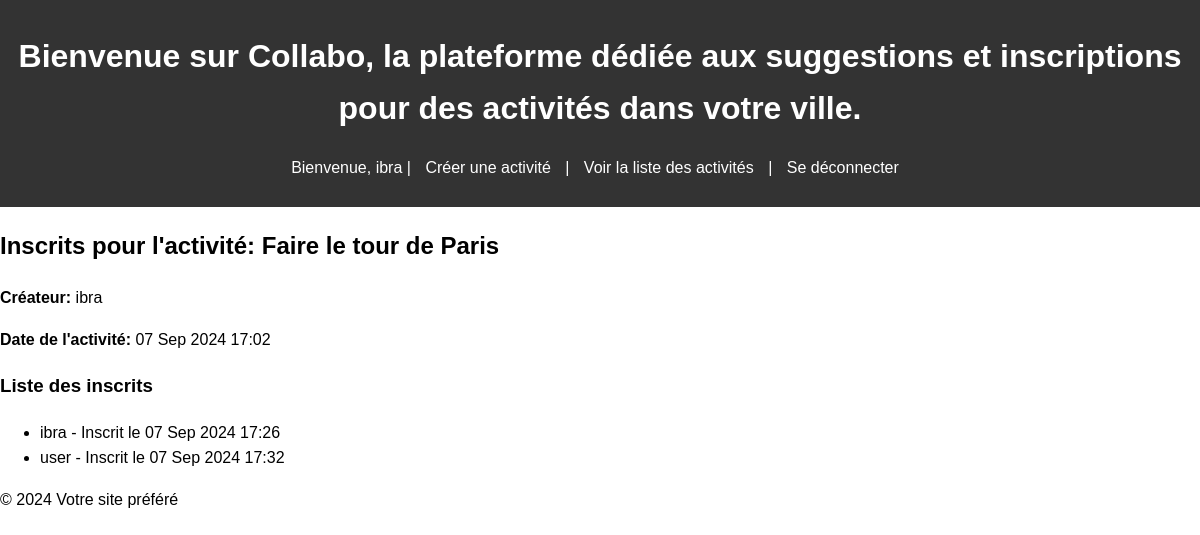
/activity/1/registrations/ (signed in), run on the app's committed database.
### public/models.py (models this page shows, shortened)
class Activite(models.Model):
    nom = models.CharField(max_length=280)
    createur = models.ForeignKey(User, on_delete=models.CASCADE)
    ville = models.ForeignKey(Ville, on_delete=models.CASCADE)
    type = models.ForeignKey(TypeActivite, on_delete=models.CASCADE)
    date = models.DateTimeField()

class Registration(models.Model):
    user = models.ForeignKey(User, on_delete=models.CASCADE)
    activity = models.ForeignKey(Activite, on_delete=models.CASCADE)
    date = models.DateTimeField(auto_now_add=True)

### public/views.py (the view)
# urls.py: path('activity/<int:activite_id>/registrations/', views.view_registrations, name='view_registrations'),
def view_registrations(request, activite_id):
    activite = get_object_or_404(Activite, id=activite_id)
    if request.user != activite.createur:
        messages.error(request, "Vous n'avez pas la permission de voir cette liste.")
        return redirect('activite_list')
    registrations = Registration.objects.filter(activity=activite)
    return render(request, 'view_registrations.html', {'activite': activite, 'registrations': registrations})

### public/templates/view_registrations.html (shortened to what this page needs)
{% extends 'base.html' %}
{% block content %}
    <h2>Inscrits pour l'activité: {{ activite.nom }}</h2>
    <p><strong>Créateur:</strong> {{ activite.createur.username }}</p>
    <p><strong>Date de l'activité:</strong> {{ activite.date|date:"d M Y H:i" }}</p>
    <h3>Liste des inscrits</h3>
    <ul>
        {% for registration in registrations %}
            <li>{{ registration.user.username }} - Inscrit le {{ registration.date|date:"d M Y H:i" }}</li>
        {% empty %}
            <li>Aucun inscrit pour cette activité.</li>
        {% endfor %}
    </ul>
{% endblock %}

### public/templates/base.html (shortened to what this page needs)
<!DOCTYPE html>
<html>
<head>
    {% load static %}
    <link rel="stylesheet" href="{% static 'css/style.css' %}">
</head>
<body>
    <header>
        <h1>Bienvenue sur Collabo, la plateforme dédiée aux suggestions et inscriptions pour des activités dans votre ville.</h1>
        {% if user.is_authenticated %}
            <p>Bienvenue, {{ user.username }} | <a href="{% url 'create_activity' %}">Créer une activité</a> | <a href="{% url 'activite_list' %}">Voir la liste des activités</a> | <a href="{% url 'logout' %}">Se déconnecter</a> </p>
        {% else %}
            <p><a href="{% url 'login' %}">Se connecter</a> </p>
        {% endif %}
    </header>
    <div class="content">
        {% block content %}
        {% endblock %}
    </div>
    <footer>
        <p>&copy; 2024 Votre site préféré </p>
    </footer>
</body>
</html>

### public/static/css/style.css (style rules this page uses)
body { font-family: Arial, sans-serif; line-height: 1.6; margin: 0; padding: 0; }
header { background: #333; color: #fff; padding: 10px 0; text-align: center; }
header a { color: #fff; text-decoration: none; padding: 0 10px; }

### data on the page
Activite: nom "Faire le tour de Paris", createur.username "ibra", date "07 Sep 2024 17:02"
Registration: user.username "ibra", date "07 Sep 2024 17:26"
Registration: user.username "user", date "07 Sep 2024 17:32"

### other printed values
{{ user.username }} "ibra"
